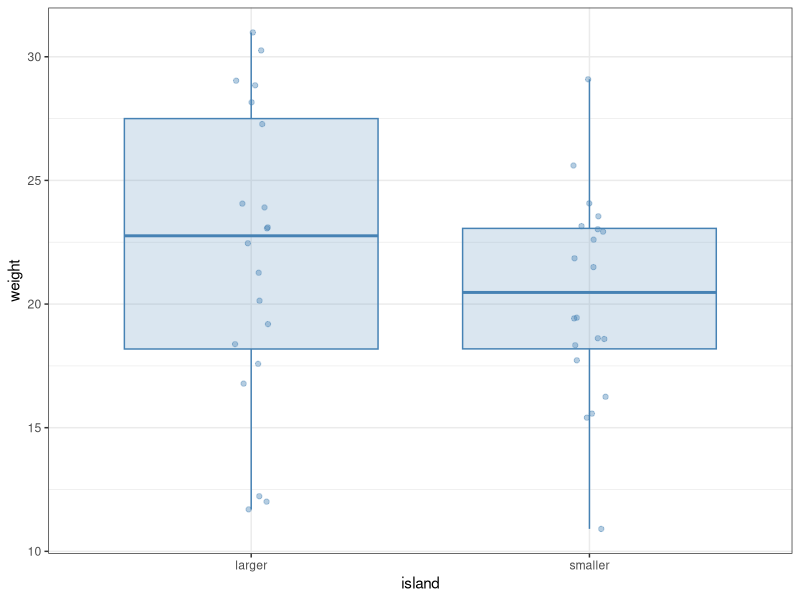
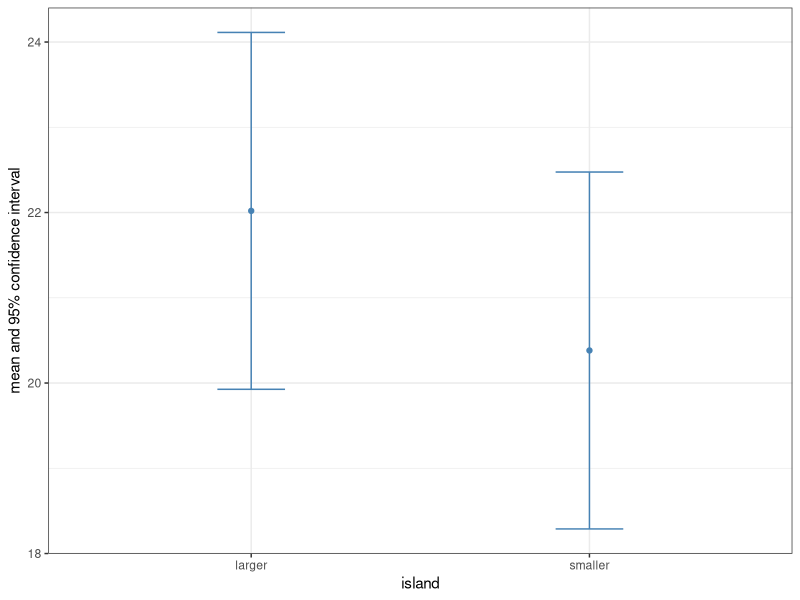

Write R code to recreate these figures, in order. (Note: this script raises an error after producing the figures.)
library(tidyverse)
library(withr)


bird <-
  with_seed(
    12345L,
    tibble(
      island = c(rep("smaller", 20), rep("larger", 20)),
      weight = round(rnorm(40, mean = 20, sd = 5), 2)
    )
  )

bird |>
  ggplot(aes(x = island, y = weight)) +
  geom_boxplot(color = "steelblue", fill = "steelblue",
               alpha = 0.2, outlier.shape = NA) +
  geom_jitter(alpha = 0.4, width = 0.05, color = "steelblue") +
  theme_bw()

bird |>
  group_by(island) |>
  summarize(mean = mean(weight), median = median(weight)) |>
  ungroup()

bird |>
  group_by(island) |>
  summarize(mean = mean(weight),
            sd = sd(weight),
            N = n(),
            SEM = sd / sqrt(N),
            CI = qt(1 - 0.025, N - 1)) |>
  ungroup() |>
  ggplot(aes(x = island, y = mean, ymin = mean - CI, ymax = mean + CI)) +
  geom_point(color = "steelblue") +
  geom_errorbar(color = "steelblue", width = 0.2) +
  labs(y = "mean and 95% confidence interval") +
  theme_bw()

print(wilcox.test(weight ~ island, data = bird, alternative = "greater"))
print(t.test(weight ~ island, data = bird, alternative = "greater"))

write_csv(bird, "fictive_bird_example.csv")
write_csv(bird, "data/fictive_bird_example.csv")
zip("data/fictive_bird_example.zip", "data/fictive_bird_example.csv")
